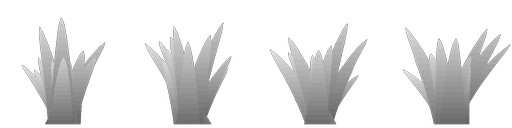
#> input picture art_src/spiel{m}/boden/bueschel.png, 512 x 128 px, given in place of coop_v1.webp, which was not available
$ python boden_fein.py '../art_src/spiel{m}/boden' '../art_src/spiel{m}/boden' '../art_src/spiel{m}/boden' '../art_src/spiel{m}/boden'
#> lines starting #> are read from the running program, lines starting #| are printed output that depends on the picture
"""Feiner Winterboden nach Hay-Day-Art: dichte kleine Pinselstriche, geringer Kontrast, Mittelton.
Aufruf: python fein.py <repo> <refs-ordner> <ausgabe.jpg> <textur-ordner>"""
import sys
from pathlib import Path
ROOT = Path(sys.argv[1]); REFS = Path(sys.argv[2]); OUT = Path(sys.argv[3]); TEX = Path(sys.argv[4])
sys.path.insert(0, str(ROOT / 'scripts'))
import numpy as np
from PIL import Image, ImageDraw, ImageFont, ImageFilter
import boden_erzeugen as B

N = B.N          # 512 Endgröße
S = 2            # gemalt in doppelter Auflösung, dann verkleinert (weiche, saubere Kanten)
M = N * S


# [11 lines left out: functions base, wrap_draw, not called in this run]


def lift(c, k):
    c = np.array(c, float)
    return tuple(int(v) for v in np.clip(c + (255 - c) * k if k > 0 else c * (1 + k), 0, 255))


# [54 lines left out: functions blades, crust, specks, not called in this run]


def finish(img):
    return Image.fromarray(np.clip(img, 0, 255).astype('uint8')).resize((N, N), Image.LANCZOS)


SNOW_D, SNOW_L = (140, 176, 222), (168, 198, 236)   # Mittelton-Schnee (~75 % hell), kühl
GRASS = (120, 140, 120)


# [20 lines left out: function variante, not called in this run]


TITEL = {1: 'Bereiftes Gras', 2: 'Feine Schneekörnung', 3: 'Körnung + Halme in Gruppen'}

# ---- Bogen: oben Hay Day nah (gleicher Maßstab), unten unsere drei -------------------------------
W, H = 560, 340
font = ImageFont.truetype('arialbd.ttf', 22)
coop = Image.open(ROOT / 'assets/sprites/probe/coop_v1.webp').convert('RGBA')
#> coop is the input picture: PIL image 512x128 RGBA; mean R, G, B, A 41.7, 41.7, 41.7, 65.2
coop = coop.resize((int(coop.width * 0.36), int(coop.height * 0.36)), Image.LANCZOS)
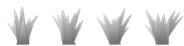
#> coop: PIL image 184x46 RGBA; mean R, G, B, A 57.9, 57.9, 57.9, 65.1; transparent parts drawn white
field = Image.open(ROOT / 'assets/sprites/probe/field_ripe.webp').convert('RGBA')
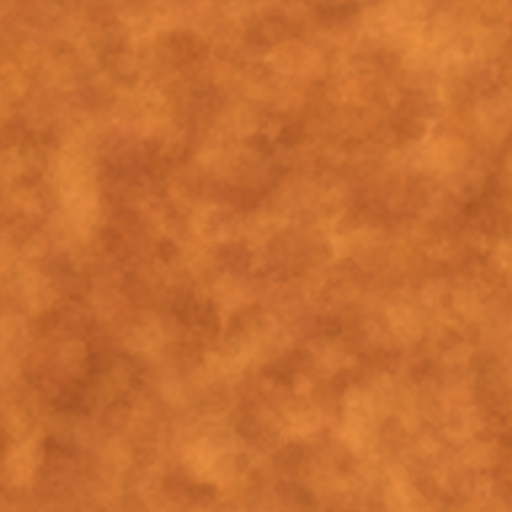
#> input picture art_src/spiel{m}/boden/erde.png, 1024 x 1024 px, given in place of field_ripe.webp, which was not available (shown at 1/2 size)
field = field.resize((int(field.width * 0.36), int(field.height * 0.36)), Image.LANCZOS)
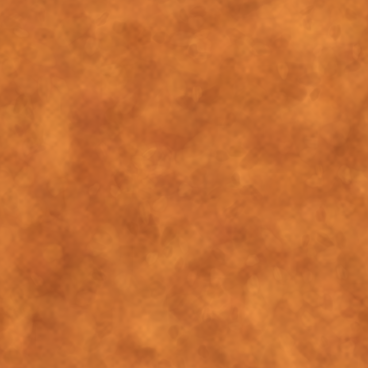
#> field: PIL image 368x368 RGBA; mean R, G, B, A 199.7, 110.6, 49.5, 255


# [28 lines left out: functions shadow, scene, label, not called in this run]


hd_far = Image.open(REFS / 'hayday.jpg').convert('RGB').crop((395, 235, 765, 460)).resize((W, H), Image.LANCZOS)
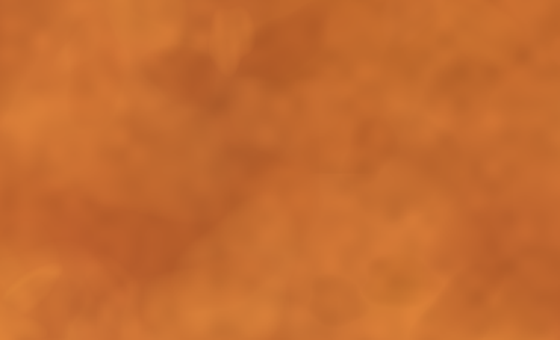
#> hd_far: PIL image 560x340 RGB; mean R, G, B 196.9, 107.7, 48
#> (the run stopped early here; a loop or call above may not have finished)
